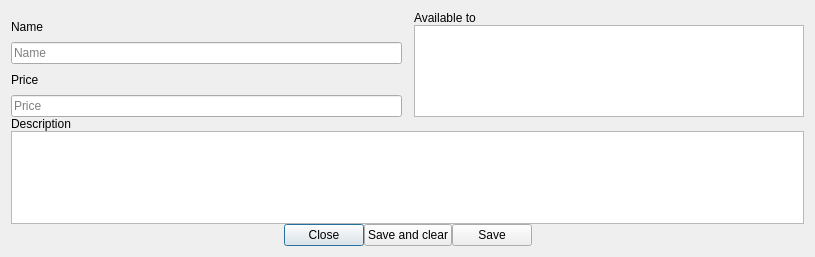
<?xml version="1.0" encoding="UTF-8"?>
<ui version="4.0">
 <class>Dialog</class>
 <widget class="QDialog" name="Dialog">
  <property name="geometry">
   <rect>
    <x>0</x>
    <y>0</y>
    <width>815</width>
    <height>257</height>
   </rect>
  </property>
  <property name="windowTitle">
   <string>Dialog</string>
  </property>
  <property name="modal">
   <bool>false</bool>
  </property>
  <layout class="QVBoxLayout" name="_2">
   <property name="spacing">
    <number>0</number>
   </property>
   <item>
    <layout class="QHBoxLayout" name="horizontalLayout">
     <property name="spacing">
      <number>12</number>
     </property>
     <item>
      <layout class="QVBoxLayout" name="verticalLayout_2">
       <property name="spacing">
        <number>0</number>
       </property>
       <item>
        <widget class="QLabel" name="label_2">
         <property name="text">
          <string>Name</string>
         </property>
        </widget>
       </item>
       <item>
        <widget class="QLineEdit" name="nameInput">
         <property name="placeholderText">
          <string>Name</string>
         </property>
        </widget>
       </item>
       <item>
        <widget class="QLabel" name="label_3">
         <property name="text">
          <string>Price</string>
         </property>
        </widget>
       </item>
       <item>
        <widget class="QLineEdit" name="priceInput">
         <property name="placeholderText">
          <string>Price</string>
         </property>
        </widget>
       </item>
      </layout>
     </item>
     <item>
      <layout class="QVBoxLayout" name="verticalLayout">
       <property name="spacing">
        <number>0</number>
       </property>
       <item>
        <widget class="QLabel" name="label">
         <property name="text">
          <string>Available to</string>
         </property>
        </widget>
       </item>
       <item>
        <widget class="QListWidget" name="restrictionList">
         <property name="selectionMode">
          <enum>QAbstractItemView::MultiSelection</enum>
         </property>
        </widget>
       </item>
      </layout>
     </item>
    </layout>
   </item>
   <item>
    <widget class="QWidget" name="widget" native="true"/>
   </item>
   <item>
    <widget class="QLabel" name="label_4">
     <property name="text">
      <string>Description</string>
     </property>
    </widget>
   </item>
   <item>
    <widget class="QTextEdit" name="descriptionInput">
     <property name="html">
      <string>&lt;!DOCTYPE HTML PUBLIC &quot;-//W3C//DTD HTML 4.0//EN&quot; &quot;http://www.w3.org/TR/REC-html40/strict.dtd&quot;&gt;
&lt;html&gt;&lt;head&gt;&lt;meta name=&quot;qrichtext&quot; content=&quot;1&quot; /&gt;&lt;style type=&quot;text/css&quot;&gt;
p, li { white-space: pre-wrap; }
&lt;/style&gt;&lt;/head&gt;&lt;body style=&quot; font-family:'Noto Sans'; font-size:10pt; font-weight:400; font-style:normal;&quot;&gt;
&lt;p style=&quot;-qt-paragraph-type:empty; margin-top:0px; margin-bottom:0px; margin-left:0px; margin-right:0px; -qt-block-indent:0; text-indent:0px; font-family:'Arial';&quot;&gt;&lt;br /&gt;&lt;/p&gt;&lt;/body&gt;&lt;/html&gt;</string>
     </property>
    </widget>
   </item>
   <item>
    <layout class="QHBoxLayout" name="horizontalLayout_2">
     <item>
      <spacer name="horizontalSpacer">
       <property name="orientation">
        <enum>Qt::Horizontal</enum>
       </property>
       <property name="sizeHint" stdset="0">
        <size>
         <width>40</width>
         <height>20</height>
        </size>
       </property>
      </spacer>
     </item>
     <item>
      <widget class="QPushButton" name="closeButton">
       <property name="text">
        <string>Close</string>
       </property>
      </widget>
     </item>
     <item>
      <widget class="QPushButton" name="saveAndClearButton">
       <property name="text">
        <string>Save and clear</string>
       </property>
      </widget>
     </item>
     <item>
      <widget class="QPushButton" name="saveButton">
       <property name="text">
        <string>Save</string>
       </property>
      </widget>
     </item>
     <item>
      <spacer name="horizontalSpacer_2">
       <property name="orientation">
        <enum>Qt::Horizontal</enum>
       </property>
       <property name="sizeHint" stdset="0">
        <size>
         <width>40</width>
         <height>20</height>
        </size>
       </property>
      </spacer>
     </item>
    </layout>
   </item>
  </layout>
 </widget>
 <tabstops>
  <tabstop>nameInput</tabstop>
  <tabstop>priceInput</tabstop>
  <tabstop>restrictionList</tabstop>
  <tabstop>descriptionInput</tabstop>
 </tabstops>
 <resources/>
 <connections/>
</ui>
